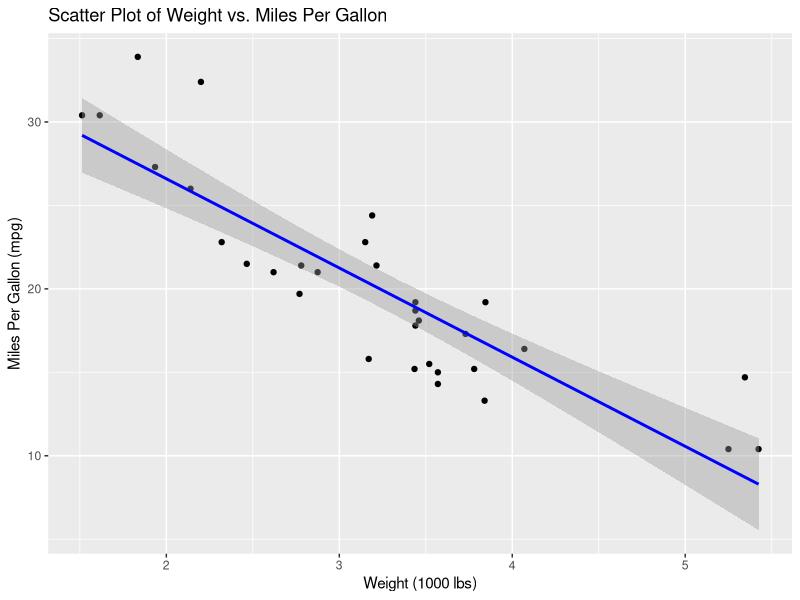

This chart was generated by the following R code:
## ---- chunk 1
summary(mtcars[, c("mpg", "wt")])
library(ggplot2)

ggplot(mtcars, aes(x = wt, y = mpg)) +
  geom_point() +
  geom_smooth(method = "lm", col = "blue") +
  labs(title = "Scatter Plot of Weight vs. Miles Per Gallon",
       x = "Weight (1000 lbs)",
       y = "Miles Per Gallon (mpg)")
